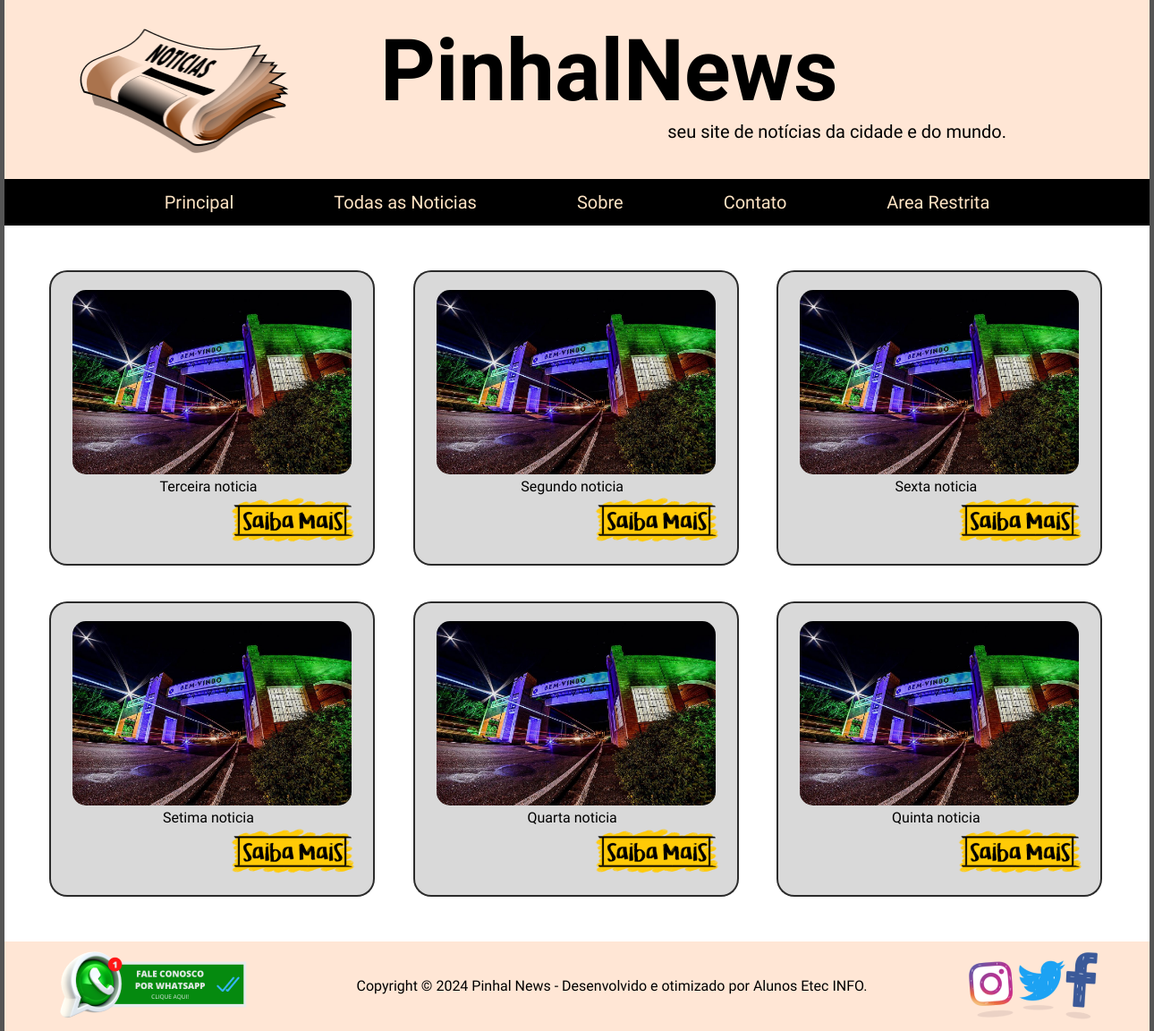
The page / on the database its author committed.
### tables this page shows
CREATE TABLE tb_noticia (
id_noticia				INT NOT NULL AUTO_INCREMENT,
titulo					VARCHAR(255) NOT NULL,
noticia					TEXT NOT NULL,
datahora					TIMESTAMP NOT NULL DEFAULT CURRENT_TIMESTAMP,
imagem					VARCHAR(255),
fonte						VARCHAR(255),
autor						VARCHAR(255),
PRIMARY KEY	(id_noticia)
);

### index.php (the view, shortened to what this page needs)
<?php
include_once "conexao.php";
?>
<!DOCTYPE html>
<html lang="pt-br">
<head>
    <link rel="stylesheet" href="style.css">
</head>
<body>
    <div id="container">
        <header>
            <img src="img/logo.png" alt="Logo PinhalNews" class="logo">
            <div class="titulos">
                <spam class="titulo1">PinhalNews</spam>
                <p class="titulo2">seu site de notícias da cidade e do mundo.</p>
            </div>
        </header>
        <nav>
            <ul>
                <li><a href="index.php">Principal</a></li>
                <li><a href="todas.php">Todas as Noticias</a></li>
                <li><a href="sobre.php">Sobre</a></li>
                <li><a href="contato.php">Contato</a></li>
                <li><a href="area.php">Area Restrita</a></li>
            </ul>
        </nav>
        <main id="main-index">
            <?php
                $sql = "SELECT * FROM tb_noticia ORDER BY RAND() LIMIT 6;";
                $resultado = mysqli_execute_query($conexao, $sql);
                while($dados = mysqli_fetch_array($resultado))
                {
                    echo '
                    <article>
                        <img src="img/'.$dados["imagem"].'" alt="foto noticia" class="fotonoticia">
                        <p class="textonoticia">'.$dados["titulo"].'</p>
                        <a href="noticia.php?id_noticia='.$dados["id_noticia"].'">
                            <img src="img/saibamais.png" alt="Saiba Mais" class="saibamais">
                        </a>
                    </article>
                    ';
                }
            ?>
        </main>
        <footer>
            <a href="#"><img src="img/whats.png" alt="whatsapp" width="226"></a>
            <p>Copyright © 2024 Pinhal News - Desenvolvido e otimizado por Alunos Etec INFO.</p>
            <a href="#"><img src="img/redes.png" alt="redes social" width="148"></a>
        </footer>
    </div>
</body>
</html>

### style.css (style rules this page uses)
* { margin: 0; padding: 0 }
body { background-color: #555555; }
#container { width: 1280px; background-color: black; margin: 0 auto; }
header { width: 1280px; height: 200px; background-color: #FFE6D5; display: flex; align-items: center; }
.titulos { height: 200px; width: 700px; margin-left: 100px; margin-top: 45px; }
.logo { width: 240px; height: 145px; margin-left: 80px; }
.titulo1 { font-family: "Kavoon", serif; font-size: 96px; font-weight: bold; text-align: left; }
.titulo2 { font-family: "Inika", serif; font-size: 20px; text-align: right; }
nav { width: 1280px; height: 52px; background-color: black; font-family: "Convergence", sans-serif; font-size: 20px; }
nav ul { display: flex; justify-content: center; gap: 80px; list-style-type: none; margin: 0; padding: 0; }
nav ul li a { display: block; color: white; text-align: center; padding: 14px 16px; text-decoration: none; }
nav ul li a:link, a:visited, a:active { color: bisque; }
#main-index { background-color: #FFFFFF; display: grid; grid-template-columns: auto auto auto; padding: 30px; }
article { background-color: #D9D9D9; border: 2px solid rgba(0, 0, 0, 0.8); border-radius: 20px; padding: 20px; margin: 20px; text-align: center; width: 320px; }
footer { width: 1280px; height: 100px; background-color: #FFE6D5; display: flex; justify-content: space-around; align-items: center; font-family: "Kavoon", serif; }
footer a:link, a:visited, a:active { text-decoration: none; font-weight: bold; }
.fotonoticia { width: 312px; border-radius: 15px; }
.textonoticia { width: 312px; font-size: 16px; font-family: "Inika", serif; }
.saibamais { float: right; }

### rows shown on the page
tb_noticia: imagem (picture), titulo "Terceira noticia"
tb_noticia: imagem (picture), titulo "Segundo noticia"
tb_noticia: imagem (picture), titulo "Sexta noticia"
tb_noticia: imagem (picture), titulo "Setima noticia"
tb_noticia: imagem (picture), titulo "Quarta noticia"
tb_noticia: imagem (picture), titulo "Quinta noticia"
